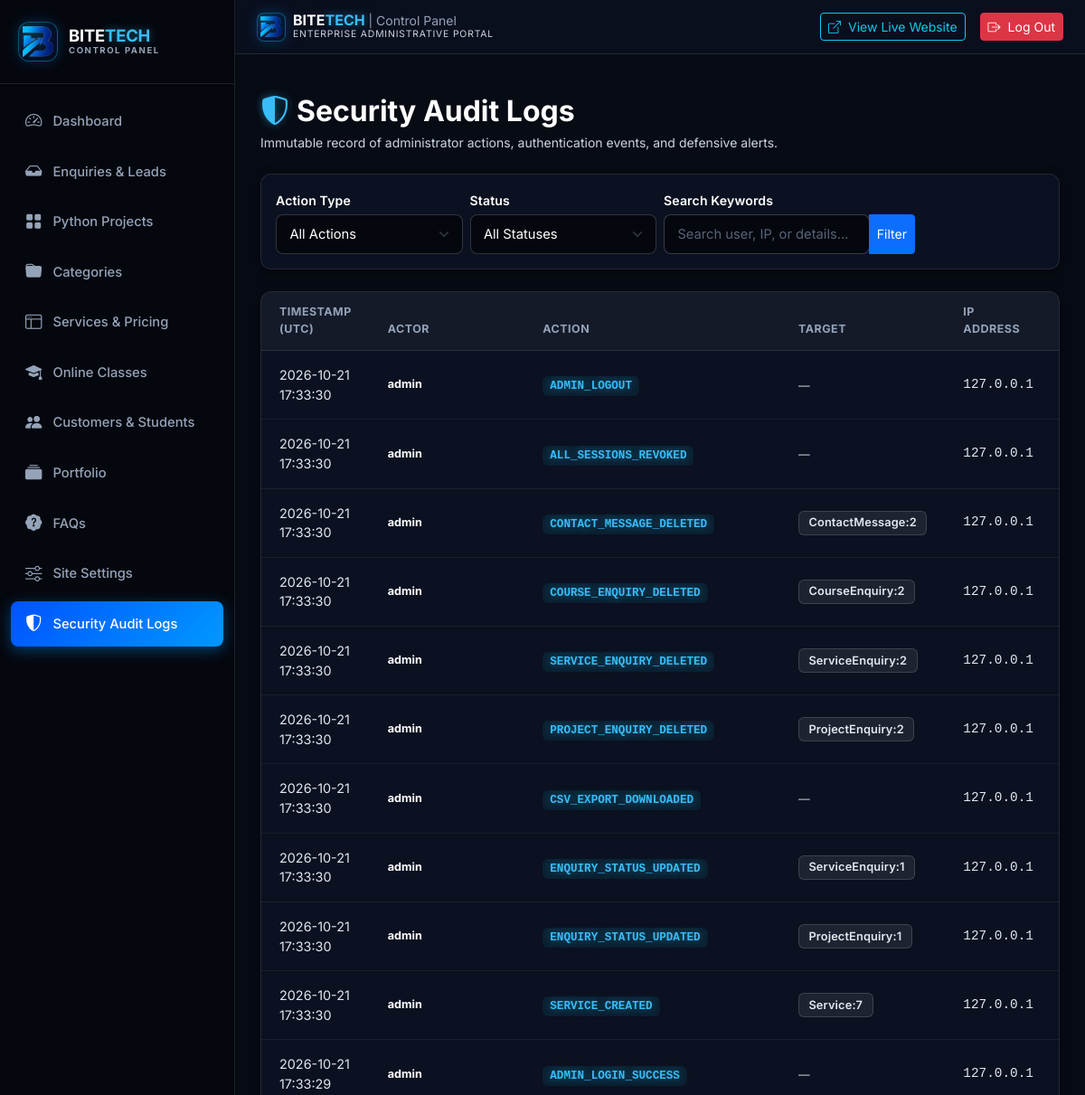
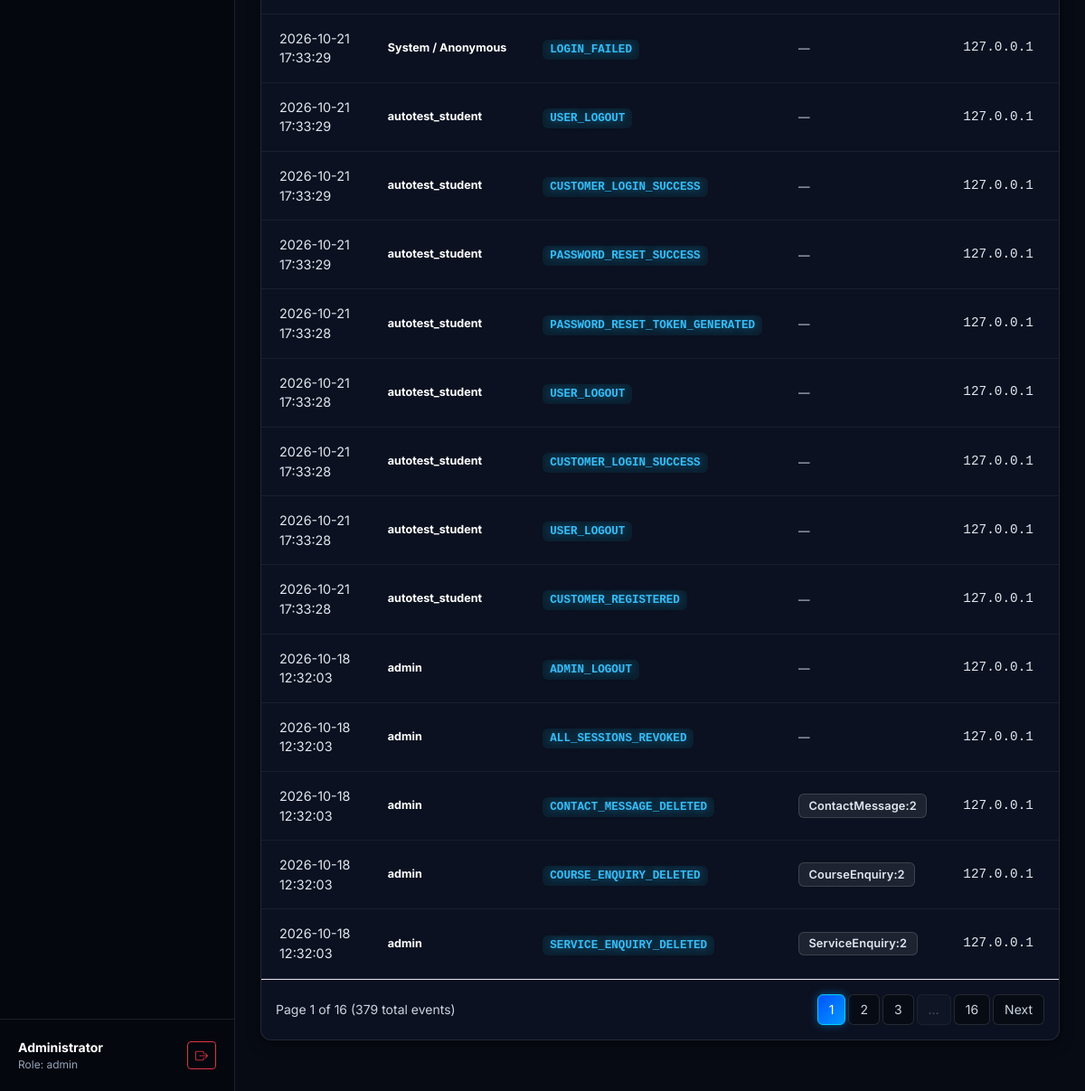
Page /admin/audit-logs (signed in) on the committed database (2 pictures, top to bottom).
### models.py (models this page shows, shortened)
class AuditLog(db.Model):
    __tablename__ = 'audit_logs'
    id = db.Column(db.Integer, primary_key=True)
    timestamp = db.Column(db.DateTime, default=utc_now, nullable=False, index=True)
    user_id = db.Column(db.Integer, db.ForeignKey('users.id', ondelete='SET NULL'), nullable=True)
    username = db.Column(db.String(64), nullable=True)
    action = db.Column(db.String(100), nullable=False, index=True)
    target_type = db.Column(db.String(50), nullable=True)
    target_id = db.Column(db.String(50), nullable=True)
    details = db.Column(db.Text, nullable=True)
    ip_address = db.Column(db.String(45), nullable=True)
    user_agent = db.Column(db.String(255), nullable=True)
    status = db.Column(db.String(20), default='SUCCESS', nullable=False)
    user = db.relationship('User', foreign_keys=[user_id])

### routes/admin.py (the view)
@admin_bp.route('/audit-logs')
@admin_login_required
def audit_logs():
    page = request.args.get('page', 1, type=int)
    action_filter = request.args.get('action', '').strip()
    query = AuditLog.query
    if action_filter:
        query = query.filter_by(action=action_filter)
    pagination = query.order_by(AuditLog.timestamp.desc()).paginate(
        page=page, per_page=25, error_out=False
    )
    return render_template(
        'admin/audit_logs.html',
        logs=pagination.items,
        pagination=pagination,
        action_filter=action_filter
    )

### models.py (called while the page is built)
    @property
    def is_admin(self):
        return self.role in ('admin', 'superadmin')

    @classmethod
    def get_setting(cls, key, default=''):
        try:
            item = cls.query.filter_by(key=key).first()
            return item.value if item and item.value is not None else default
        except Exception:
            return default

### security.py (called while the page is built)
def get_incident_mode():
    try:
        from models import SiteSetting
        return SiteSetting.get_setting('incident_mode', 'normal')
    except Exception:
        return 'normal'

### templates/admin/audit_logs.html (shortened to what this page needs)
{% extends 'admin/base.html' %}
{% block content %}
<div class="d-flex flex-wrap align-items-center justify-content-between gap-3 mb-4">
  <div>
    <h2 class="fw-bold text-white mb-1"><i class="bi bi-shield-shaded text-cyan-glow me-2"></i>Security Audit Logs</h2>
    <p class="text-light-silver small mb-0">Immutable record of administrator actions, authentication events, and defensive alerts.</p>
  </div>
</div>
<div class="admin-card p-3 mb-4">
  <form method="GET" action="{{ url_for('admin.audit_logs') }}" class="row g-2 align-items-center">
    <div class="col-md-3">
      <label class="form-label small fw-bold text-white mb-1">Action Type</label>
      <select name="action" class="form-select form-select-sm" onchange="this.form.submit()">
        <option value="">All Actions</option>
      </select>
    </div>
    <div class="col-md-3">
      <label class="form-label small fw-bold text-white mb-1">Status</label>
      <select name="status" class="form-select form-select-sm" onchange="this.form.submit()">
        <option value="">All Statuses</option>
      </select>
    </div>
    <div class="col-md-4">
      <label class="form-label small fw-bold text-white mb-1">Search Keywords</label>
      <div class="input-group input-group-sm">
        <input type="text" name="q" class="form-control" placeholder="Search user, IP, or details..." value="{{ search_query }}">
        <button class="btn btn-primary" type="submit">Filter</button>
      </div>
    </div>
    <div class="col-md-2 text-md-end pt-md-3">
    </div>
  </form>
</div>
<div class="admin-card">
  <div class="table-responsive">
    <table class="table table-hover align-middle mb-0">
      <thead class="table-dark-header">
        <tr>
          <th>Timestamp (UTC)</th>
          <th>Actor</th>
          <th>Action</th>
          <th>Target</th>
          <th>IP Address</th>
          <th>Details</th>
        </tr>
      </thead>
      <tbody>
        {% for log in logs %}
          <tr>
            <td class="small text-light-silver whitespace-nowrap">
              {{ log.timestamp.strftime('%Y-%m-%d %H:%M:%S') }}
            </td>
            <td class="text-nowrap">
              <div class="fw-bold small text-white">{{ log.username or 'System / Anonymous' }}</div>
            </td>
            <td class="text-nowrap">
              <code class="fw-bold text-cyan-glow px-2 py-1 rounded" style="background: rgba(0,212,255,0.08);">{{ log.action }}</code>
            </td>
            <td class="text-nowrap">
              {% if log.target_type %}
                <span class="badge-dark-pill">{{ log.target_type }}:{{ log.target_id }}</span>
              {% else %}
                <span class="text-light-silver small">&mdash;</span>
              {% endif %}
            </td>
            <td class="small text-light-silver font-monospace text-nowrap">{{ log.ip_address }}</td>
            <td>
            </td>
          </tr>
        {% endfor %}
      </tbody>
    </table>
  </div>
  {% if pagination.pages > 1 %}
    <div class="p-3 border-top d-flex justify-content-between align-items-center">
      <div class="small text-light-silver">Page {{ pagination.page }} of {{ pagination.pages }} ({{ pagination.total }} total events)</div>
      <nav>
        <ul class="pagination pagination-sm mb-0">
          {% for p in pagination.iter_pages(left_edge=1, right_edge=1, left_current=1, right_current=2) %}
            {% if p %}
              <li class="page-item {% if p == pagination.page %}active{% endif %}">
                <a class="page-link" href="{{ url_for('admin.audit_logs', page=p, action=selected_action, status=selected_status, q=search_query) }}">{{ p }}</a>
              </li>
            {% else %}
              <li class="page-item disabled"><span class="page-link">&hellip;</span></li>
            {% endif %}
          {% endfor %}
          {% if pagination.has_next %}
            <li class="page-item">
              <a class="page-link" href="{{ url_for('admin.audit_logs', page=pagination.next_num, action=selected_action, status=selected_status, q=search_query) }}">Next</a>
            </li>
          {% endif %}
        </ul>
      </nav>
    </div>
  {% endif %}
</div>
{% endblock %}

### static/css/admin.css (style rules this page uses)
:root { --admin-sidebar-bg: #05070E; --admin-sidebar-hover: #111A2E; --admin-sidebar-active: #0052FF; --admin-bg: #070B14; --admin-card-bg: #0B1120; --admin-border: rgba(255, 255, 255, 0.10); --admin-text-main: #FFFFFF; --admin-text-muted: #94A3B8; --admin-primary: #0052FF; --admin-cyan: #00D2FF; }
body.admin-body { background-color: var(--admin-bg); color: var(--admin-text-main); font-family: 'Inter', -apple-system, sans-serif; min-height: 100vh; display: flex; }
.admin-card { background: var(--admin-card-bg); border: 1px solid var(--admin-border); border-radius: 12px; box-shadow: 0 4px 14px rgba(0, 0, 0, 0.5); overflow: hidden; margin-bottom: 1.75rem; }
.table-responsive { margin: 0; }
.table { margin-bottom: 0; vertical-align: middle; color: #FFFFFF !important; }
.table th { background-color: rgba(255, 255, 255, 0.03) !important; font-size: 0.78rem; font-weight: 700; text-transform: uppercase; letter-spacing: 0.04em; color: #94A3B8 !important; padding: 0.85rem 1.25rem; border-bottom: 1px solid var(--admin-border) !important; }
.table td { padding: 1rem 1.25rem; color: #E2E8F0 !important; font-size: 0.9rem; border-bottom: 1px solid rgba(255, 255, 255, 0.06) !important; background-color: transparent !important; }
.text-cyan-glow { color: #38BDF8 !important; text-shadow: 0 0 10px rgba(56, 189, 248, 0.5); }
.text-light-silver { color: #CBD5E1 !important; }
.badge, .badge-dark-pill, .badge-price, .badge-demo, .badge-level, .status-badge { display: inline-flex !important; align-items: center !important; justify-content: center !important; white-space: nowrap !important; vertical-align: middle !important; line-height: 1.25 !important; box-decoration-break: clone !important; -webkit-box-decoration-break: clone !important; }
.badge-dark-pill { background: rgba(255, 255, 255, 0.08) !important; color: #E2E8F0 !important; border: 1px solid rgba(255, 255, 255, 0.14) !important; font-weight: 600; padding: 0.28rem 0.65rem !important; border-radius: 6px !important; font-size: 0.8rem; letter-spacing: 0.01em; }
.table-dark-header th { background-color: rgba(255, 255, 255, 0.04) !important; color: #94A3B8 !important; font-size: 0.78rem; font-weight: 700; text-transform: uppercase; letter-spacing: 0.04em; border-bottom: 1px solid var(--admin-border) !important; }
.form-label, label.form-label { color: #FFFFFF !important; font-weight: 600 !important; font-size: 0.88rem !important; margin-bottom: 0.35rem !important; letter-spacing: 0.01em; }
.form-control, .form-select { background-color: #05070E !important; color: #FFFFFF !important; border: 1px solid rgba(255, 255, 255, 0.18) !important; border-radius: 8px !important; padding: 0.6rem 0.9rem !important; font-size: 0.92rem !important; transition: all 0.2s ease !important; }
.form-control::placeholder { color: #64748B !important; opacity: 0.85; }
h1, h2, h3, h4, h5, h6 { color: #FFFFFF; }
.pagination { margin-bottom: 0; gap: 4px; }
.pagination .page-link { background-color: #070B14 !important; border: 1px solid rgba(255, 255, 255, 0.12) !important; color: #CBD5E1 !important; border-radius: 6px !important; padding: 0.35rem 0.75rem; transition: all 0.2s ease; }
.pagination .page-item.active .page-link { background: linear-gradient(135deg, #0052FF 0%, #0099FF 100%) !important; border-color: #00D2FF !important; color: #FFFFFF !important; box-shadow: 0 0 10px rgba(0, 149, 255, 0.5) !important; }
.pagination .page-item.disabled .page-link { background-color: rgba(255, 255, 255, 0.02) !important; border-color: rgba(255, 255, 255, 0.05) !important; color: rgba(255, 255, 255, 0.25) !important; }
button, .btn, [role="button"], [data-bs-toggle], [data-bs-dismiss], .nav-link { cursor: pointer !important; touch-action: manipulation; }

### rows in the picture
AuditLog: timestamp "2026-10-21 17:33:30", username "admin", action "ADMIN_LOGOUT", ip_address "127.0.0.1"
AuditLog: timestamp "2026-10-21 17:33:30", username "admin", action "ALL_SESSIONS_REVOKED", ip_address "127.0.0.1"
AuditLog: timestamp "2026-10-21 17:33:30", username "admin", action "CONTACT_MESSAGE_DELETED", target_type "ContactMessage", target_id "2", ip_address "127.0.0.1"
AuditLog: timestamp "2026-10-21 17:33:30", username "admin", action "COURSE_ENQUIRY_DELETED", target_type "CourseEnquiry", target_id "2", ip_address "127.0.0.1"
AuditLog: timestamp "2026-10-21 17:33:30", username "admin", action "SERVICE_ENQUIRY_DELETED", target_type "ServiceEnquiry", target_id "2", ip_address "127.0.0.1"
AuditLog: timestamp "2026-10-21 17:33:30", username "admin", action "PROJECT_ENQUIRY_DELETED", target_type "ProjectEnquiry", target_id "2", ip_address "127.0.0.1"
AuditLog: timestamp "2026-10-21 17:33:30", username "admin", action "CSV_EXPORT_DOWNLOADED", ip_address "127.0.0.1"
AuditLog: timestamp "2026-10-21 17:33:30", username "admin", action "ENQUIRY_STATUS_UPDATED", target_type "ServiceEnquiry", target_id "1", ip_address "127.0.0.1"
AuditLog: timestamp "2026-10-21 17:33:30", username "admin", action "ENQUIRY_STATUS_UPDATED", target_type "ProjectEnquiry", target_id "1", ip_address "127.0.0.1"
AuditLog: timestamp "2026-10-21 17:33:30", username "admin", action "SERVICE_CREATED", target_type "Service", target_id "7", ip_address "127.0.0.1"
AuditLog: timestamp "2026-10-21 17:33:29", username "admin", action "ADMIN_LOGIN_SUCCESS", ip_address "127.0.0.1"
AuditLog: timestamp "2026-10-21 17:33:29", username "System / Anonymous", action "LOGIN_FAILED", ip_address "127.0.0.1"
AuditLog: timestamp "2026-10-21 17:33:29", username "autotest_student", action "USER_LOGOUT", ip_address "127.0.0.1"
AuditLog: timestamp "2026-10-21 17:33:29", username "autotest_student", action "CUSTOMER_LOGIN_SUCCESS", ip_address "127.0.0.1"
AuditLog: timestamp "2026-10-21 17:33:29", username "autotest_student", action "PASSWORD_RESET_SUCCESS", ip_address "127.0.0.1"
AuditLog: timestamp "2026-10-21 17:33:28", username "autotest_student", action "PASSWORD_RESET_TOKEN_GENERATED", ip_address "127.0.0.1"
AuditLog: timestamp "2026-10-21 17:33:28", username "autotest_student", action "USER_LOGOUT", ip_address "127.0.0.1"
AuditLog: timestamp "2026-10-21 17:33:28", username "autotest_student", action "CUSTOMER_LOGIN_SUCCESS", ip_address "127.0.0.1"
AuditLog: timestamp "2026-10-21 17:33:28", username "autotest_student", action "USER_LOGOUT", ip_address "127.0.0.1"
AuditLog: timestamp "2026-10-21 17:33:28", username "autotest_student", action "CUSTOMER_REGISTERED", ip_address "127.0.0.1"
AuditLog: timestamp "2026-10-18 12:32:03", username "admin", action "ADMIN_LOGOUT", ip_address "127.0.0.1"
AuditLog: timestamp "2026-10-18 12:32:03", username "admin", action "ALL_SESSIONS_REVOKED", ip_address "127.0.0.1"
AuditLog: timestamp "2026-10-18 12:32:03", username "admin", action "CONTACT_MESSAGE_DELETED", target_type "ContactMessage", target_id "2", ip_address "127.0.0.1"
AuditLog: timestamp "2026-10-18 12:32:03", username "admin", action "COURSE_ENQUIRY_DELETED", target_type "CourseEnquiry", target_id "2", ip_address "127.0.0.1"
AuditLog: timestamp "2026-10-18 12:32:03", username "admin", action "SERVICE_ENQUIRY_DELETED", target_type "ServiceEnquiry", target_id "2", ip_address "127.0.0.1"

### other values in the picture
{{ session.get('admin_username', 'Administrator') }} "Administrator"
{{ session.get('admin_role', 'admin') }} "admin"
{{ pagination.page }} "1"
{{ pagination.pages }} "16"
{{ pagination.total }} "379"
{{ p }} "1" "2" "3" "16"
